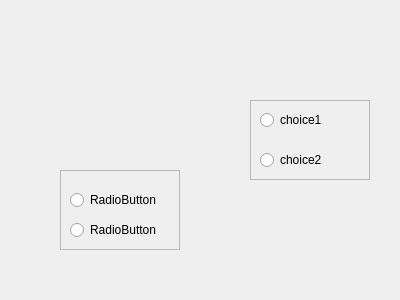
<?xml version="1.0" encoding="UTF-8"?>
<ui version="4.0">
 <class>Form</class>
 <widget class="QWidget" name="Form">
  <property name="geometry">
   <rect>
    <x>0</x>
    <y>0</y>
    <width>400</width>
    <height>300</height>
   </rect>
  </property>
  <property name="windowTitle">
   <string>Form</string>
  </property>
  <widget class="QFrame" name="frame">
   <property name="geometry">
    <rect>
     <x>250</x>
     <y>100</y>
     <width>120</width>
     <height>80</height>
    </rect>
   </property>
   <property name="frameShape">
    <enum>QFrame::StyledPanel</enum>
   </property>
   <property name="frameShadow">
    <enum>QFrame::Raised</enum>
   </property>
   <widget class="QRadioButton" name="radioButton">
    <property name="geometry">
     <rect>
      <x>10</x>
      <y>10</y>
      <width>95</width>
      <height>20</height>
     </rect>
    </property>
    <property name="text">
     <string>choice1</string>
    </property>
    <property name="icon">
     <iconset>
      <normaloff>../../../../Users/21460/Pictures/fontawesome-free-6.7.2-desktop/svgs/regular/circle-question.svg</normaloff>../../../../Users/21460/Pictures/fontawesome-free-6.7.2-desktop/svgs/regular/circle-question.svg</iconset>
    </property>
    <property name="iconSize">
     <size>
      <width>20</width>
      <height>20</height>
     </size>
    </property>
   </widget>
   <widget class="QRadioButton" name="radioButton_2">
    <property name="geometry">
     <rect>
      <x>10</x>
      <y>50</y>
      <width>95</width>
      <height>20</height>
     </rect>
    </property>
    <property name="text">
     <string>choice2</string>
    </property>
   </widget>
  </widget>
  <widget class="QFrame" name="frame_2">
   <property name="geometry">
    <rect>
     <x>60</x>
     <y>170</y>
     <width>120</width>
     <height>80</height>
    </rect>
   </property>
   <property name="frameShape">
    <enum>QFrame::StyledPanel</enum>
   </property>
   <property name="frameShadow">
    <enum>QFrame::Raised</enum>
   </property>
   <widget class="QRadioButton" name="radioButton_3">
    <property name="geometry">
     <rect>
      <x>10</x>
      <y>20</y>
      <width>95</width>
      <height>20</height>
     </rect>
    </property>
    <property name="text">
     <string>RadioButton</string>
    </property>
   </widget>
   <widget class="QRadioButton" name="radioButton_4">
    <property name="geometry">
     <rect>
      <x>10</x>
      <y>50</y>
      <width>95</width>
      <height>20</height>
     </rect>
    </property>
    <property name="text">
     <string>RadioButton</string>
    </property>
   </widget>
  </widget>
 </widget>
 <resources/>
 <connections/>
</ui>
